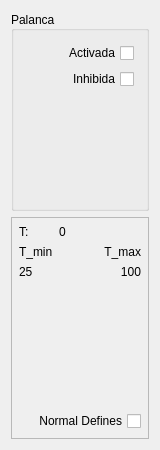
              <widget class="QWidget" name="ShiftGear_and_SystemInfo_Qwid_verLay" native="true">
               <property name="minimumSize">
                <size>
                 <width>56</width>
                 <height>450</height>
                </size>
               </property>
               <property name="maximumSize">
                <size>
                 <width>160</width>
                 <height>525</height>
                </size>
               </property>
               <layout class="QVBoxLayout" name="shiftGear_and_DefaultDefines">
                <item>
                 <widget class="QGroupBox" name="palanca_grp">
                  <property name="sizePolicy">
                   <sizepolicy hsizetype="Preferred" vsizetype="Fixed">
                    <horstretch>0</horstretch>
                    <verstretch>0</verstretch>
                   </sizepolicy>
                  </property>
                  <property name="minimumSize">
                   <size>
                    <width>90</width>
                    <height>200</height>
                   </size>
                  </property>
                  <property name="layoutDirection">
                   <enum>Qt::LeftToRight</enum>
                  </property>
                  <property name="autoFillBackground">
                   <bool>true</bool>
                  </property>
                  <property name="title">
                   <string>Palanca</string>
                  </property>
                  <property name="alignment">
                   <set>Qt::AlignLeading|Qt::AlignLeft|Qt::AlignVCenter</set>
                  </property>
                  <layout class="QVBoxLayout" name="verticalLayout_10">
                   <item>
                    <layout class="QVBoxLayout" name="verticalLayout_14">
                     <property name="topMargin">
                      <number>3</number>
                     </property>
                     <property name="rightMargin">
                      <number>3</number>
                     </property>
                     <property name="bottomMargin">
                      <number>3</number>
                     </property>
                     <item>
                      <widget class="QCheckBox" name="palanca_Activada_chk">
                       <property name="sizePolicy">
                        <sizepolicy hsizetype="Preferred" vsizetype="Fixed">
                         <horstretch>0</horstretch>
                         <verstretch>0</verstretch>
                        </sizepolicy>
                       </property>
                       <property name="minimumSize">
                        <size>
                         <width>50</width>
                         <height>0</height>
                        </size>
                       </property>
                       <property name="layoutDirection">
                        <enum>Qt::RightToLeft</enum>
                       </property>
                       <property name="text">
                        <string>Activada</string>
                       </property>
                      </widget>
                     </item>
                     <item>
                      <widget class="QCheckBox" name="palanca_Inhibida_chk">
                       <property name="layoutDirection">
                        <enum>Qt::RightToLeft</enum>
                       </property>
                       <property name="text">
                        <string>Inhibida</string>
                       </property>
                      </widget>
                     </item>
                     <item>
                      <spacer name="verticalSpacer">
                       <property name="orientation">
                        <enum>Qt::Vertical</enum>
                       </property>
                       <property name="sizeHint" stdset="0">
                        <size>
                         <width>20</width>
                         <height>40</height>
                        </size>
                       </property>
                      </spacer>
                     </item>
                    </layout>
                   </item>
                  </layout>
                 </widget>
                </item>
                <item>
                 <widget class="QFrame" name="time_frame">
                  <property name="frameShape">
                   <enum>QFrame::StyledPanel</enum>
                  </property>
                  <property name="frameShadow">
                   <enum>QFrame::Raised</enum>
                  </property>
                  <layout class="QVBoxLayout" name="verticalLayout_7">
                   <property name="spacing">
                    <number>6</number>
                   </property>
                   <property name="leftMargin">
                    <number>7</number>
                   </property>
                   <property name="topMargin">
                    <number>7</number>
                   </property>
                   <property name="rightMargin">
                    <number>7</number>
                   </property>
                   <property name="bottomMargin">
                    <number>7</number>
                   </property>
                   <item>
                    <layout class="QFormLayout" name="formLayout_6">
                     <item row="0" column="0">
                      <widget class="QLabel" name="label_27">
                       <property name="text">
                        <string>T:</string>
                       </property>
                      </widget>
                     </item>
                     <item row="0" column="1">
                      <widget class="QLabel" name="T_lbl">
                       <property name="text">
                        <string>0</string>
                       </property>
                      </widget>
                     </item>
                     <item row="2" column="1">
                      <widget class="QLabel" name="T_max_lbl">
                       <property name="text">
                        <string>100</string>
                       </property>
                       <property name="alignment">
                        <set>Qt::AlignRight|Qt::AlignTrailing|Qt::AlignVCenter</set>
                       </property>
                      </widget>
                     </item>
                     <item row="1" column="1">
                      <widget class="QLabel" name="label_35">
                       <property name="text">
                        <string>T_max</string>
                       </property>
                       <property name="alignment">
                        <set>Qt::AlignRight|Qt::AlignTrailing|Qt::AlignVCenter</set>
                       </property>
                      </widget>
                     </item>
                     <item row="1" column="0">
                      <widget class="QLabel" name="label_33">
                       <property name="text">
                        <string>T_min</string>
                       </property>
                      </widget>
                     </item>
                     <item row="2" column="0">
                      <widget class="QLabel" name="T_min_lbl">
                       <property name="text">
                        <string>25</string>
                       </property>
                      </widget>
                     </item>
                    </layout>
                   </item>
                   <item>
                    <widget class="QCheckBox" name="normalDefines_chk">
                     <property name="layoutDirection">
                      <enum>Qt::RightToLeft</enum>
                     </property>
                     <property name="text">
                      <string>Normal Defines</string>
                     </property>
                    </widget>
                   </item>
                  </layout>
                 </widget>
                </item>
               </layout>
              </widget>
